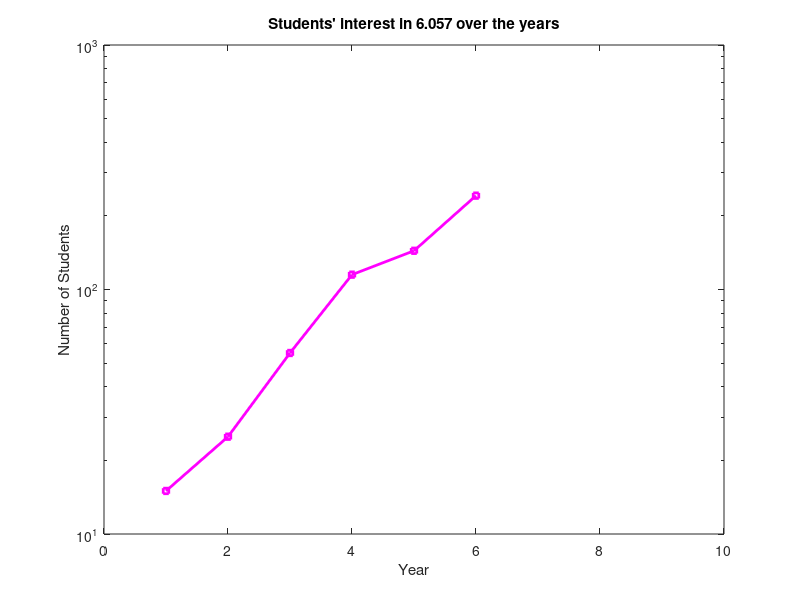

Write the MATLAB code that produced this figure. (Note: this script raises an error after producing the figure.)
%%
figure;
st = [15, 25, 55, 115, 144, 242];
semilogy(st, 'ms-', "LineWidth",2, "MarkerSize",4);
xlabel("Year");
ylabel("Number of Students");
title("Students' interest in 6.057 over the years");
xlim([0 10]);
ylim([10, 1000]);
%%%%%%%%%%%%%%%%%%%%%
load mitMap.mat;
figure;
subplot(2, 2, 1);
imagesc(mit);
colormap(cMap);
axis square;
title("Square");
subplot(2, 2, 2);
imagesc(mit);
colormap(cMap);
axis tight;
title("Tight");
subplot(2, 2, 3);
imagesc(mit);
colormap(cMap);
axis equal;
title("Equal");
subplot(2, 2, 4);
imagesc(mit);
colormap(cMap);
axis xy;
title("XY");
%%%%%%%%%%%%%%%%%%%%%
figure;
bar(1:5, rand([1, 5]), 'red');
%%%%%%%%%%%%%%%%%%%%%%%%%%%%%%%%%%%%%%%%%%%
